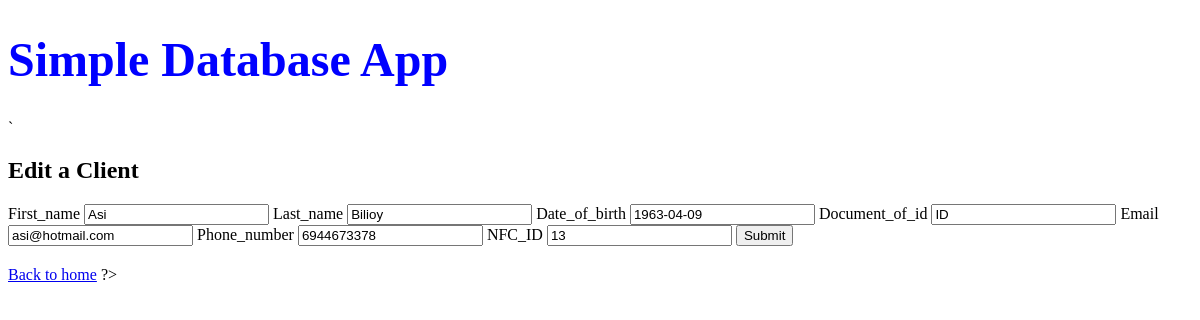
/update-single.php?id=13, run on the app's committed database.
### tables this page shows
create table Client(
	first_name varchar(20) NOT NULL,
	last_name varchar(20) NOT NULL,
	date_of_birth date NOT NULL,
	document_of_id varchar(20) NOT NULL,
	email varchar(30),
	phone_number varchar(15) NOT NULL,
	NFC_ID varchar(30) NOT NULL,
	PRIMARY KEY(NFC_ID)
);

### common.php (called while the page is built)
<?php
function escape($html) {
  return htmlspecialchars($html, ENT_QUOTES | ENT_SUBSTITUTE, "UTF-8");
}

### update-single.php (the view, shortened to what this page needs)
<?php
require "config.php";
require "common.php";
if (isset($_GET['id'])) {
  try {
    $connection = new PDO($dsn, $username, $password, $options);
    $NFC_ID = $_GET['id'];
    $sql = "SELECT * FROM Client WHERE NFC_ID = :NFC_ID";
    $statement = $connection->prepare($sql);
    $statement->bindValue(':NFC_ID', $NFC_ID);
    $statement->execute();
    $client = $statement->fetch(PDO::FETCH_ASSOC);
  } catch(PDOException $error) {
      echo $sql . "<br>" . $error->getMessage();
  }
} else {
  echo "Something went wrong!";
  exit;
}
?>
<?php require "templates/header.php"; ?>
`<h2>Edit a Client</h2>
<form method="post">
    <?php foreach ($client as $key => $value) : ?>
      <label for="<?php echo $key; ?>"><?php echo ucfirst($key); ?></label>
      <input type="text" name="<?php echo $key; ?>" id="<?php echo $key; ?>" value="<?php echo escape($value); ?>" <?php echo ($key === 'NFC_ID' ? 'readonly' : null); ?>>
    <?php endforeach; ?>
    <input type="submit" name="submit" value="Submit">
</form>
<a href="index.php">Back to home</a>
<?php require "templates/footer.php"; ?>

### css/style.css (style rules this page uses)
input[type="submit"] { margin-bottom: 20px; }

### data on the page
client: first_name "Asi", last_name "Bilioy", date_of_birth "1963-04-09", document_of_id "ID", email "asi@hotmail.com", phone_number "6944673378", NFC_ID "13"

### other printed values
$key "First_name"
$key "Last_name"
$key "Date_of_birth"
$key "Document_of_id"
$key "Email"
$key "Phone_number"
$key "NFC_ID"
